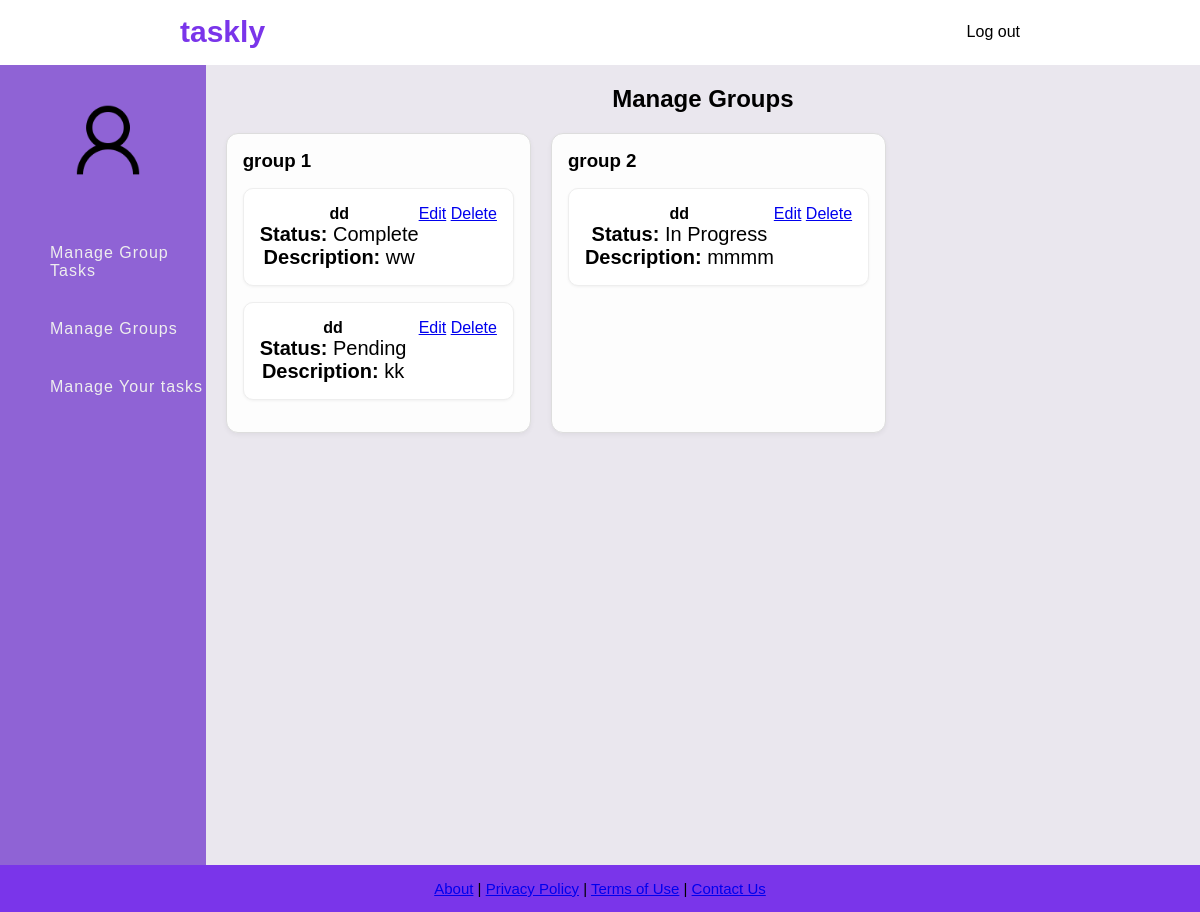
/admin-tasks.php, run on the app's committed database.
### tables this page shows
CREATE TABLE GroupTable (
    Group_ID INTEGER PRIMARY KEY AUTOINCREMENT,
    Group_Name VARCHAR(255) NOT NULL,
    User_ID INTEGER NOT NULL,
    FOREIGN KEY (User_ID) REFERENCES User(User_ID) ON DELETE CASCADE
);

CREATE TABLE Group_Task (
    GroupTask_ID INTEGER PRIMARY KEY AUTOINCREMENT,
    GroupTask_Name VARCHAR(255) NOT NULL,
    GroupTask_Description TEXT NOT NULL,
    GroupTask_Status VARCHAR(50) NOT NULL,
    Group_ID INTEGER NOT NULL,
    FOREIGN KEY (Group_ID) REFERENCES GroupTable(Group_ID) ON DELETE CASCADE
);

### admin-tasks.php (the view, shortened to what this page needs)
<?php
include('db.php');
$userId = $_SESSION['user_id'] ?? 1;
$stmt = $conn->prepare("SELECT Group_ID, Group_Name FROM GroupTable WHERE User_ID = ?");
$stmt->execute([$userId]);
$groups = $stmt->fetchAll(PDO::FETCH_ASSOC);
$allGroupTasks = [];
if ($groups) {
    $stmt = $conn->prepare("
        SELECT GroupTask_ID, GroupTask_Name, GroupTask_Status, GroupTask_Description, Group_ID
        FROM Group_Task WHERE Group_ID IN (
            SELECT Group_ID FROM GroupTable WHERE User_ID = ?
        )
    ");
    $stmt->execute([$userId]);
    while ($task = $stmt->fetch(PDO::FETCH_ASSOC)) {
        $allGroupTasks[$task['Group_ID']][] = $task;
    }
}
?>
<!DOCTYPE html>
<html lang="en">
<head>
    <link rel="stylesheet" href="css/global.css">
</head>
<body>
<header class="navbar">
    <a href="admin-dashboard.php" class="navbar_title2"><h1>taskly</h1></a>
    <a class="navbar-index" href="logout.php">Log out</a>
</header>
<div class="container">
    <nav class="sidebar">
        <div class="user-profile">
            <a href="admin-profile.php"><img src="images/Sample_User_Icon.png" alt="User"></a>
            <h4><?php echo $_SESSION['User_Fname']; ?></h4>
        </div>
        <ul>
            <li><a href="admin-tasks.php">Manage Group Tasks</a></li>
            <li><a href="admin-group.php">Manage Groups</a></li>
            <li><a href="admin-task_personal.php">Manage Your tasks</a></li>
        </ul>
    </nav>
    <section class="task-content">
    <div class="task-container">
        <h2>Manage Groups</h2>
        <div class="tasklist-view">
            <?php if (!$groups): ?>
                <p>No groups found.</p>
            <?php else: ?>
                <?php foreach ($groups as $group): ?>
                    <div class="group-panel">
                        <div class="group-header">
                            <h3><?= htmlspecialchars($group['Group_Name']) ?></h3>
                        </div>
                        <div class="tasks-view">
                            <?php if (empty($allGroupTasks[$group['Group_ID']])): ?>
                                <p>No tasks for this group.</p>
                            <?php else: ?>
                                <?php foreach ($allGroupTasks[$group['Group_ID']] as $task): ?>
                                    <div class="task-card">
                                        <div class="task-info">
                                            <h4><?= htmlspecialchars($task['GroupTask_Name']) ?></h4>
                                            <p><strong>Status:</strong> <?= htmlspecialchars($task['GroupTask_Status']) ?></p>
                                            <p><strong>Description:</strong> <?= htmlspecialchars($task['GroupTask_Description'] ?? 'No description.') ?></p>
                                        </div>
                                        <br>
                                        <div class="task-actions">
                                            <a href="edit_grouptask.php?task_id=<?= $task['GroupTask_ID'] ?>">Edit</a>
                                            <a href="delete_grouptask.php?GroupTask_ID=<?= $task['GroupTask_ID'] ?>" onclick="return confirm('Delete this task?')">Delete</a>
                                        </div>
                                    </div>
                                <?php endforeach; ?>
                            <?php endif; ?>
                        </div>
                    </div>
                <?php endforeach; ?>
            <?php endif; ?>
        </div>
    </div>
    </section>
</div>
<footer class="footer">
    <p class="footer__text">
        <a href="#">About</a> | <a href="#">Privacy Policy</a> |
        <a href="#">Terms of Use</a> | <a href="#">Contact Us</a>
    </p>
</footer>
</body>
</html>

### css/global.css (style rules this page uses)
* { padding: 0; margin: 0; box-sizing: border-box; font-family: Arial, sans-serif; }
body { display: flex; flex-direction: column; min-height: 100vh; }
.navbar { color: black; display: flex; justify-content: space-between; align-items: center; padding: 15px 180px; margin-bottom: 1px; }
.navbar_title2 { font-size: 15px; font-weight: bold; color: #7a35ea; text-decoration: none; }
.navbar-index { text-decoration: none; color: black; font-size: 16px; transition: color 0.3s ease; }
.container { display: flex; }
.sidebar { width: 250px; min-height: 100vh; background-color: #8f63d5; }
.sidebar ul { margin-top: 20px; list-style: none; }
.sidebar ul li { font-size: 16px; padding: 20px 0px; padding-left: 50px; transition: 500ms background; }
.sidebar ul li a { text-decoration: none; color: #eee; cursor: pointer; letter-spacing: 1px; }
.user-profile { text-align: center; padding-left: 10px; padding-top: 25px; }
.user-profile img { width: 100px; border-radius: 50%; }
.user-profile h4 { color: #ccc; padding: 5px 0; }
.task-content { width: 100%; background-color: #eae7ee; background-size: cover; background-position: center; display: flex; text-align: center; flex-direction: column; padding: 20px; }
.task-container p { font-size: 20px; }
.tasklist-view { display: flex; flex-wrap: wrap; gap: 20px; justify-content: flex-start; margin: 20px 0; }
.footer p { font-size: 15px; text-align: center; }
.group-panel { border: 1px solid #ddd; border-radius: 12px; padding: 1rem; align-items: center; margin-bottom: 2rem; background-color: #fdfdfd; box-shadow: 0 2px 5px rgba(0,0,0,0.05); }
.group-header { display: flex; justify-content: space-between; align-items: center; text-align: center; margin-bottom: 1rem; }
.task-card { display: flex; justify-content: space-between; align-items: flex-start; background-color: #fff; border: 1px solid #eee; border-radius: 10px; padding: 1rem; margin-bottom: 1rem; box-shadow: 0 1px 3px rgba(0,0,0,0.05); }
.task-info { max-width: 75%; }
.footer { background-color: #7a35ea; text-align: center; padding: 15px; width: 100%; margin-top: auto; }

### data on the page
grouptable: Group_Name "group 1"
group_task: GroupTask_Name "dd", GroupTask_Status "Complete", GroupTask_Description "ww"
group_task: GroupTask_Name "dd", GroupTask_Status "Pending", GroupTask_Description "kk"
grouptable: Group_Name "group 2"
group_task: GroupTask_Name "dd", GroupTask_Status "In Progress", GroupTask_Description "mmmm"
